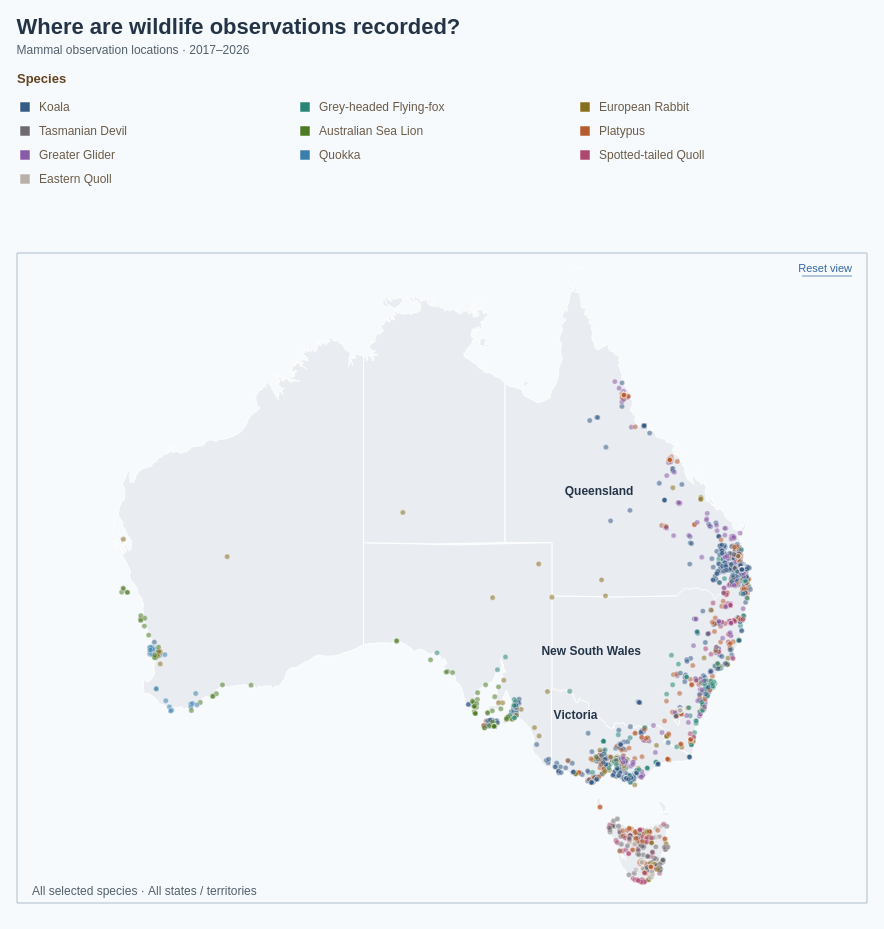

Write the Vega-Lite specification saved for this chart.
### Vega specification from a JSON file in a GitHub repository (floating-point values rounded to 4 significant figures; data arrays with more than 128 entries replaced by an {"elided": "..."} marker saying what was removed)
{"$schema": "https://vega.github.io/schema/vega/v5.json", "description": "Individual geolocated wildlife observations for the 10 selected species from observations-794195.csv. Each dot represents one record. Observations and Australian state boundaries are embedded; no scripts or external data files are required. State boundaries: https://github.com/rowanhogan/australian-states. Recorded coordinates may be obscured and observations do not measure animal population size. Click a species colour or name in the legend to filter the map; click it again or Show all species to clear that filter. The state dropdown lists regions with records for the selected species; changing species resets the state filter. The map includes observation dates in 2017–2026. State assignments use recorded coordinates within the embedded boundaries, falling back to explicit state names or abbreviations in the location field. Offshore or unassigned records remain available under Offshore / unspecified. Map callouts label the three states or territories with the highest observation counts under the current filters, anchored at representative positions inside each region. Offshore / unspecified records are excluded from this ranking. Callouts outside the visible map extent are hidden when panning or zooming. Species colours match the ten-species palette in BumpChart.vg.json; species selection is retained; counts use the selected observation years. Uses the 10 most recent available observation years (2017–2026), including partial 2026.", "width": 850, "height": 830, "padding": 16, "background": "#f7fafc", "title": {"text": "Where are wildlife observations recorded?", "subtitle": ["Mammal observation locations · 2017–2026"], "anchor": "start", "offset": 16, "font": "Arial", "fontSize": 22, "color": "#243447", "subtitleFont": "Arial", "subtitleFontSize": 12, "subtitleColor": "#52606d", "subtitlePadding": 6, "subtitleLineHeight": 16, "fontWeight": "bold"}, "signals": [{"name": "selectedSpecies", "value": null, "on": [{"events": "@speciesLegendSymbols:click, @speciesLegendLabels:click, @speciesLegendHitArea:click", "update": "selectedSpecies == datum.species ? null : datum.species"}]}, {"name": "dragStart", "value": null, "on": [{"events": {"source": "view", "type": "mousedown", "filter": ["y() >= 170 && y() < 820"]}, "update": "{x: x(), y: y(), offsetX: viewport.x, offsetY: viewport.y}"}, {"events": "window:mouseup", "update": "null"}]}, {"name": "viewport", "value": {"zoom": 1, "x": 0, "y": 0}, "on": [{"events": {"type": "wheel", "source": "view", "consume": true, "filter": ["y() >= 170 && y() < 820"]}, "update": "{zoom: clamp(viewport.zoom * pow(1.001, -event.deltaY * pow(16, event.deltaMode)), 1, 20), x: x() + (viewport.x - x()) * clamp(viewport.zoom * pow(1.001, -event.deltaY * pow(16, event.deltaMode)), 1, 20) / viewport.zoom, y: (y() - 170) + (viewport.y - (y() - 170)) * clamp(viewport.zoom * pow(1.001, -event.deltaY * pow(16, event.deltaMode)), 1, 20) / viewport.zoom}"}, {"events": {"source": "window", "type": "mousemove", "between": [{"source": "view", "type": "mousedown", "filter": ["y() >= 170 && y() < 820"]}, {"source": "window", "type": "mouseup"}], "consume": true}, "update": "dragStart ? {zoom: viewport.zoom, x: dragStart.offsetX + x() - dragStart.x, y: dragStart.offsetY + y() - dragStart.y} : viewport"}, {"events": {"source": "view", "type": "dblclick", "filter": ["y() >= 170 && y() < 820"]}, "update": "{zoom: 1, x: 0, y: 0}"}, {"events": "@resetLabel:click", "update": "{zoom: 1, x: 0, y: 0}"}]}, {"name": "selectedState", "value": null, "on": [{"events": {"signal": "selectedSpecies"}, "update": "null"}], "bind": {"input": "select", "options": [null, "Australian Capital Territory", "New South Wales", "Northern Territory", "Offshore / unspecified", "Queensland", "South Australia", "Tasmania", "Victoria", "Western Australia"], "labels": ["All states / territories", "Australian Capital Territory", "New South Wales", "Northern Territory", "Offshore / unspecified", "Queensland", "South Australia", "Tasmania", "Victoria", "Western Australia"], "name": "State: "}}, {"name": "stateMenuOpen", "value": false}, {"name": "legendColumnWidth", "value": 280}, {"name": "legendSymbolSize", "value": 100}], "data": [{"name": "states", "values": [{"type": "Feature", "id": 0, "properties": {"STATE_CODE": "1", "STATE_NAME": "New South Wales"}, "geometry": {"type": "MultiPolygon", "coordinates": {"elided": "9 rows, 5190 float values in total"}}}, {"type": "Feature", "id": 1, "properties": {"STATE_CODE": "2", "STATE_NAME": "Victoria"}, "geometry": {"type": "MultiPolygon", "coordinates": {"elided": "22 rows, 3186 float values in total"}}}, {"type": "Feature", "id": 2, "properties": {"STATE_CODE": "3", "STATE_NAME": "Queensland"}, "geometry": {"type": "MultiPolygon", "coordinates": {"elided": "234 rows, 8496 float values in total"}}}, {"type": "Feature", "id": 3, "properties": {"STATE_CODE": "4", "STATE_NAME": "South Australia"}, "geometry": {"type": "MultiPolygon", "coordinates": {"elided": "35 rows, 2742 float values in total"}}}, {"type": "Feature", "id": 4, "properties": {"STATE_CODE": "5", "STATE_NAME": "Western Australia"}, "geometry": {"type": "MultiPolygon", "coordinates": {"elided": "333 rows, 14052 float values in total"}}}, {"type": "Feature", "id": 5, "properties": {"STATE_CODE": "6", "STATE_NAME": "Tasmania"}, "geometry": {"type": "MultiPolygon", "coordinates": {"elided": "61 rows, 5246 float values in total"}}}, {"type": "Feature", "id": 6, "properties": {"STATE_CODE": "7", "STATE_NAME": "Northern Territory"}, "geometry": {"type": "MultiPolygon", "coordinates": {"elided": "115 rows, 6986 float values in total"}}}, {"type": "Feature", "id": 7, "properties": {"STATE_CODE": "8", "STATE_NAME": "Australian Capital Territory"}, "geometry": {"type": "Polygon", "coordinates": {"elided": "2 rows, 206 float values in total"}}}]}, {"name": "observations", "values": {"elided": "4034 records"}}, {"name": "speciesObservations", "source": "observations", "transform": [{"type": "filter", "expr": "selectedSpecies == null || datum.species == selectedSpecies"}]}, {"name": "stateObservations", "source": "speciesObservations", "transform": [{"type": "filter", "expr": "selectedState == null || datum.state == selectedState"}]}, {"name": "filteredObservations", "source": "stateObservations", "transform": [{"type": "geopoint", "projection": "mapProjection", "fields": ["longitude", "latitude"], "as": ["x", "y"]}]}, {"name": "stateCounts", "source": "speciesObservations", "transform": [{"type": "aggregate", "groupby": ["state"], "ops": ["count"], "as": ["observationCount"]}, {"type": "formula", "expr": "datum.state", "as": "value"}, {"type": "formula", "expr": "datum.state", "as": "label"}]}, {"name": "allStatesOption", "values": [{"value": null, "label": "All states / territories"}]}, {"name": "stateOptions", "source": ["allStatesOption", "stateCounts"], "transform": [{"type": "formula", "expr": "datum.value == null ? '' : datum.label", "as": "sortLabel"}, {"type": "collect", "sort": {"field": "sortLabel", "order": "ascending"}}, {"type": "window", "sort": {"field": "sortLabel", "order": "ascending"}, "ops": ["row_number"], "as": ["rowNumber"]}, {"type": "formula", "expr": "datum.rowNumber - 1", "as": "index"}]}, {"name": "visibleStateOptions", "source": "stateOptions", "transform": [{"type": "filter", "expr": "stateMenuOpen"}]}, {"name": "speciesLegendEntries", "values": [{"species": "Koala", "column": 0, "row": 0}, {"species": "Grey-headed Flying-fox", "column": 1, "row": 0}, {"species": "European Rabbit", "column": 2, "row": 0}, {"species": "Tasmanian Devil", "column": 0, "row": 1}, {"species": "Australian Sea Lion", "column": 1, "row": 1}, {"species": "Platypus", "column": 2, "row": 1}, {"species": "Greater Glider", "column": 0, "row": 2}, {"species": "Quokka", "column": 1, "row": 2}, {"species": "Spotted-tailed Quoll", "column": 2, "row": 2}, {"species": "Eastern Quoll", "column": 0, "row": 3}]}, {"name": "stateAnnotationAnchors", "values": [{"state": "Queensland", "longitude": 144, "latitude": -23, "dx": 70, "dy": -45}, {"state": "New South Wales", "longitude": 143.5, "latitude": -32, "dx": 0, "dy": 0}, {"state": "Victoria", "longitude": 142.5, "latitude": -35.4, "dx": 0, "dy": 0}, {"state": "Tasmania", "longitude": 146.5, "latitude": -42, "dx": 35, "dy": 25}, {"state": "Western Australia", "longitude": 122, "latitude": -26, "dx": -220, "dy": -35}, {"state": "South Australia", "longitude": 134, "latitude": -30, "dx": -230, "dy": 35}, {"state": "Northern Territory", "longitude": 133, "latitude": -20, "dx": -130, "dy": -60}, {"state": "Australian Capital Territory", "longitude": 149.1, "latitude": -35.3, "dx": 85, "dy": 35}]}, {"name": "stateAnnotationCounts", "source": "filteredObservations", "transform": [{"type": "aggregate", "groupby": ["state"], "ops": ["count"], "as": ["recordCount"]}, {"type": "lookup", "from": "stateAnnotationAnchors", "key": "state", "fields": ["state"], "values": ["longitude", "latitude", "dx", "dy"], "as": ["anchorLongitude", "anchorLatitude", "dx", "dy"]}, {"type": "filter", "expr": "isValid(datum.anchorLongitude) && isValid(datum.anchorLatitude)"}, {"type": "window", "sort": {"field": ["recordCount", "state"], "order": ["descending", "ascending"]}, "ops": ["row_number"], "as": ["rank"]}, {"type": "filter", "expr": "datum.rank <= 3"}]}, {"name": "mapAnnotations", "source": "stateAnnotationCounts", "transform": [{"type": "geopoint", "projection": "mapProjection", "fields": ["anchorLongitude", "anchorLatitude"], "as": ["anchorX", "anchorY"]}, {"type": "filter", "expr": "datum.anchorX >= 0 && datum.anchorX <= 850 && datum.anchorY >= 0 && datum.anchorY <= 620"}, {"type": "formula", "expr": "datum.anchorX", "as": "labelX"}, {"type": "formula", "expr": "datum.anchorY", "as": "labelY"}]}], "projections": [{"name": "mapProjection", "type": "mercator", "scale": {"signal": "900 * viewport.zoom"}, "translate": {"signal": "[425 * viewport.zoom + viewport.x, 325 * viewport.zoom + viewport.y]"}, "center": [134, -28]}], "marks": [{"name": "speciesLegend", "type": "group", "interactive": true, "encode": {"update": {"x": {"value": 0}, "y": {"value": 0}, "width": {"value": 850}, "height": {"value": 110}}}, "marks": [{"name": "speciesLegendTitle", "type": "text", "interactive": false, "encode": {"update": {"x": {"value": 0}, "y": {"value": 0}, "text": {"value": "Species"}, "font": {"value": "Arial"}, "fontSize": {"value": 13}, "fontWeight": {"value": "bold"}, "fill": {"value": "#634320"}}}}, {"name": "speciesLegendHitArea", "type": "rect", "from": {"data": "speciesLegendEntries"}, "encode": {"update": {"x": {"signal": "datum.column * legendColumnWidth"}, "y": {"signal": "12 + datum.row * 24"}, "width": {"value": 250}, "height": {"value": 24}, "cornerRadius": {"value": 3}, "fill": {"signal": "selectedSpecies == datum.species ? '#e3eaf5' : 'transparent'"}, "cursor": {"value": "pointer"}}}}, {"name": "speciesLegendSymbols", "type": "symbol", "interactive": true, "encode": {"update": {"x": {"signal": "8 + datum.column * legendColumnWidth"}, "y": {"signal": "24 + datum.row * 24"}, "shape": {"value": "square"}, "size": {"signal": "legendSymbolSize"}, "fill": {"scale": "speciesColor", "field": "species"}, "stroke": {"value": "#ffffff"}, "strokeWidth": {"value": 0.5}, "cursor": {"value": "pointer"}, "opacity": {"signal": "selectedSpecies == null || selectedSpecies == datum.species ? 1 : 0.3"}, "tooltip": {"signal": "{'Species': datum.species}"}}}, "from": {"data": "speciesLegendEntries"}}, {"name": "speciesLegendLabels", "type": "text", "interactive": true, "encode": {"update": {"x": {"signal": "22 + datum.column * legendColumnWidth"}, "y": {"signal": "24 + datum.row * 24"}, "baseline": {"value": "middle"}, "text": {"field": "species"}, "font": {"value": "Arial"}, "fontSize": {"value": 12}, "fill": {"value": "#6a5b49"}, "cursor": {"value": "pointer"}, "opacity": {"signal": "selectedSpecies == null || selectedSpecies == datum.species ? 1 : 0.3"}, "tooltip": {"signal": "{'Species': datum.species}"}, "fontWeight": {"signal": "selectedSpecies == datum.species ? 'bold' : 'normal'"}}}, "from": {"data": "speciesLegendEntries"}}]}, {"name": "wildlifeMap", "type": "group", "encode": {"update": {"width": {"value": 850}, "height": {"value": 650}, "y": {"value": 170}}}, "marks": [{"name": "mapInteractionSurface", "type": "rect", "encode": {"update": {"x": {"value": 0}, "y": {"value": 0}, "width": {"signal": "width"}, "height": {"value": 650}, "fill": {"value": "transparent"}, "cursor": {"value": "grab"}}}}, {"name": "stateBoundaries", "type": "shape", "from": {"data": "states"}, "encode": {"update": {"fill": {"signal": "selectedState == datum.properties.STATE_NAME ? '#d5e0f0' : '#e9edf2'"}, "stroke": {"value": "#ffffff"}, "strokeWidth": {"value": 1}, "cursor": {"value": "grab"}}}, "transform": [{"type": "geoshape", "projection": "mapProjection"}], "clip": true}, {"name": "observationDots", "type": "symbol", "from": {"data": "filteredObservations"}, "clip": true, "encode": {"enter": {"shape": {"value": "circle"}}, "update": {"x": {"field": "x"}, "y": {"field": "y"}, "size": {"value": 28}, "fill": {"scale": "speciesColor", "field": "species"}, "fillOpacity": {"value": 0.55}, "stroke": {"value": "#ffffff"}, "strokeWidth": {"value": 0.35}, "tooltip": {"signal": "{'Species': datum.species, 'State / territory': datum.state, 'Date': datum.observed_on || 'Date not recorded', 'Location': datum.location, 'Latitude': format(datum.latitude, '.4f'), 'Longitude': format(datum.longitude, '.4f'), 'Coordinates obscured': datum.coordinates_obscured ? 'Yes' : 'No'}"}, "description": {"signal": "datum.species + ', ' + (datum.observed_on || 'Date not recorded') + ', ' + datum.location"}, "cursor": {"value": "grab"}}, "hover": {"size": {"value": 90}, "fillOpacity": {"value": 1}, "stroke": {"value": "#243447"}, "strokeWidth": {"value": 1.5}}}}, {"name": "annotationStateLabels", "type": "text", "interactive": false, "encode": {"update": {"x": {"field": "labelX"}, "y": {"field": "labelY"}, "text": {"field": "state"}, "align": {"value": "center"}, "baseline": {"value": "middle"}, "font": {"value": "Arial"}, "fontSize": {"value": 12}, "fontWeight": {"value": "bold"}, "fill": {"value": "#243447"}}}, "from": {"data": "mapAnnotations"}}, {"name": "recordCount", "type": "text", "interactive": false, "encode": {"update": {"x": {"value": 15}, "y": {"value": 642}, "text": {"signal": "(selectedSpecies == null ? 'All selected species' : selectedSpecies) + ' · ' + (selectedState == null ? 'All states / territories' : selectedState)"}, "font": {"value": "Arial"}, "fontSize": {"value": 12}, "fill": {"value": "#52606d"}}}}, {"name": "resetLabel", "type": "text", "encode": {"update": {"x": {"signal": "width - 15"}, "y": {"value": 16}, "align": {"value": "right"}, "baseline": {"value": "middle"}, "text": {"value": "Reset view"}, "font": {"value": "Arial"}, "fontSize": {"value": 11}, "fill": {"value": "#3366a6"}, "cursor": {"value": "pointer"}}, "hover": {"fill": {"value": "#24517c"}}}}, {"name": "resetUnderline", "type": "rule", "interactive": false, "encode": {"update": {"x": {"signal": "width - 65"}, "x2": {"signal": "width - 15"}, "y": {"value": 23}, "stroke": {"value": "#3366a6"}, "strokeWidth": {"value": 0.7}}}}, {"name": "mapFrame", "type": "rect", "interactive": false, "encode": {"update": {"x": {"value": 0}, "y": {"value": 0}, "width": {"value": 850}, "height": {"value": 650}, "fill": {"value": null}, "stroke": {"value": "#aebdcb"}, "strokeWidth": {"value": 1}}}}]}], "scales": [{"name": "speciesColor", "type": "ordinal", "domain": ["Koala", "Platypus", "Grey-headed Flying-fox", "Greater Glider", "Spotted-tailed Quoll", "European Rabbit", "Quokka", "Tasmanian Devil", "Eastern Barred Bandicoot", "Numbat", "Australian Sea Lion", "Eastern Quoll"], "range": ["#365B85", "#B65C30", "#2A8576", "#885BA6", "#AD4770", "#86701D", "#397FAD", "#6D6B70", "#C17A24", "#5146A0", "#4D7A24", "#bab0ab"]}], "config": {"legend": {"labelFont": "Arial", "titleFont": "Arial", "labelFontSize": 12, "titleFontSize": 13, "titleFontWeight": "bold", "labelColor": "#6a5b49", "titleColor": "#634320", "symbolType": "square", "symbolSize": 100, "rowPadding": 8, "columnPadding": 24, "labelOffset": 8}}, "usermeta": {"observationWindow": {"source": "Dataset/observations-794195.csv", "dateField": "observed_on", "years": [2017, 2018, 2019, 2020, 2021, 2022, 2023, 2024, 2025, 2026], "yearCount": 10, "includesPartialLatestYear": true}}}
